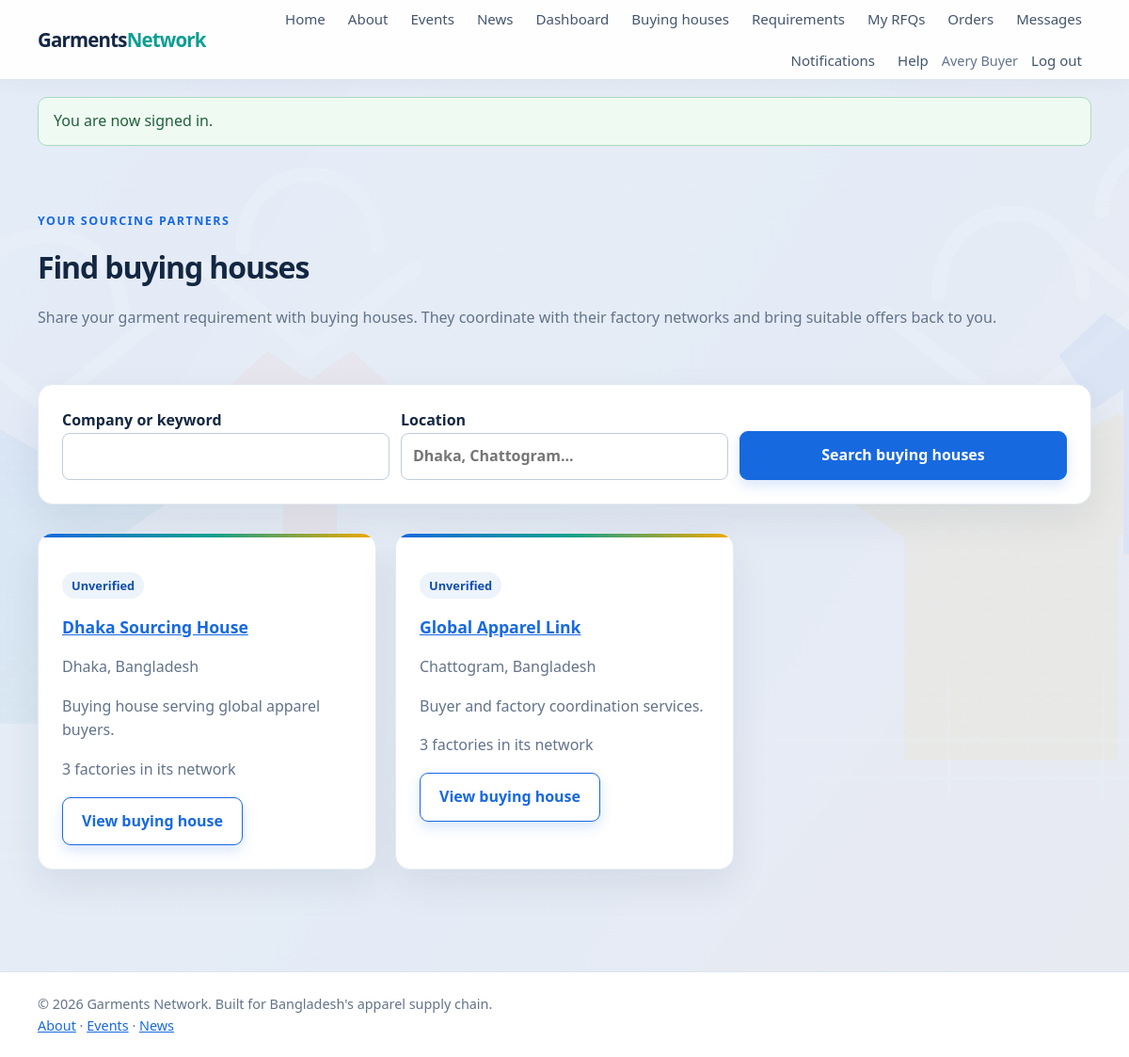
The page /buying_houses/index.php (signed in) on the database its author committed.
### tables this page shows
CREATE TABLE users (
    id BIGINT UNSIGNED AUTO_INCREMENT PRIMARY KEY,
    role_id TINYINT UNSIGNED NOT NULL,
    name VARCHAR(120) NOT NULL,
    email VARCHAR(190) NOT NULL UNIQUE,
    password_hash VARCHAR(255) NOT NULL,
    status ENUM('active', 'suspended') NOT NULL DEFAULT 'active',
    created_at TIMESTAMP NOT NULL DEFAULT CURRENT_TIMESTAMP,
    updated_at TIMESTAMP NOT NULL DEFAULT CURRENT_TIMESTAMP ON UPDATE CURRENT_TIMESTAMP,
    CONSTRAINT fk_users_role FOREIGN KEY (role_id) REFERENCES roles(id),
    INDEX idx_users_role_status (role_id, status)
);

CREATE TABLE companies (
    id BIGINT UNSIGNED AUTO_INCREMENT PRIMARY KEY,
    owner_user_id BIGINT UNSIGNED NOT NULL UNIQUE,
    name VARCHAR(190) NOT NULL,
    description TEXT NULL,
    location VARCHAR(190) NOT NULL,
    website VARCHAR(255) NULL,
    phone VARCHAR(40) NULL,
    logo_path VARCHAR(255) NULL,
    cover_image_path VARCHAR(255) NULL,
    capacity_per_month INT UNSIGNED NULL,
    moq INT UNSIGNED NULL,
    lead_time_days SMALLINT UNSIGNED NULL,
    verification_status ENUM('unverified', 'pending', 'verified', 'rejected') NOT NULL DEFAULT 'unverified',
    verification_remarks TEXT NULL,
    created_at TIMESTAMP NOT NULL DEFAULT CURRENT_TIMESTAMP,
    updated_at TIMESTAMP NOT NULL DEFAULT CURRENT_TIMESTAMP ON UPDATE CURRENT_TIMESTAMP,
    CONSTRAINT fk_companies_owner FOREIGN KEY (owner_user_id) REFERENCES users(id) ON DELETE CASCADE,
    INDEX idx_companies_location (location),
    INDEX idx_companies_verification (verification_status)
);

### includes/functions.php (called while the page is built, shortened)
<?php
function e(?string $value): string
{
    return htmlspecialchars($value ?? '', ENT_QUOTES | ENT_SUBSTITUTE, 'UTF-8');
}
function app_url(string $path = ''): string
{
    $projectRoot = realpath(__DIR__ . DIRECTORY_SEPARATOR . '..');
    $base = '';
    $scriptFile = isset($_SERVER['SCRIPT_FILENAME']) ? realpath($_SERVER['SCRIPT_FILENAME']) : false;
    $scriptName = str_replace('\\', '/', (string) ($_SERVER['SCRIPT_NAME'] ?? ''));
    if ($projectRoot !== false && $scriptFile !== false) {
        $normalizedRoot = rtrim(str_replace('\\', '/', $projectRoot), '/');
        $normalizedScript = str_replace('\\', '/', $scriptFile);
        $rootPrefix = $normalizedRoot . '/';
        if (stripos($normalizedScript, $rootPrefix) === 0) {
            $relativeScript = substr($normalizedScript, strlen($rootPrefix));
            if ($relativeScript !== '' && strlen($scriptName) >= strlen($relativeScript)) {
                $scriptSuffix = substr($scriptName, -strlen($relativeScript));
                if (strcasecmp($scriptSuffix, $relativeScript) === 0) {
                    $base = rtrim(substr($scriptName, 0, -strlen($relativeScript)), '/');
                }
            }
        }
        if ($base === '') {
            $documentRoot = isset($_SERVER['DOCUMENT_ROOT']) ? realpath($_SERVER['DOCUMENT_ROOT']) : false;
            $normalizedDocumentRoot = $documentRoot === false
                ? ''
                : rtrim(str_replace('\\', '/', $documentRoot), '/');
            $normalizedProject = str_replace('\\', '/', $projectRoot);
        }
    }
    $path = ltrim($path, '/');
    return $base . ($path === '' ? '' : '/' . $path);
}
function take_flash(): ?array
{
    $flash = $_SESSION['flash'];
    return $flash;
}

### includes/auth.php (called while the page is built, shortened)
<?php
require_once __DIR__ . '/db.php';
require_once __DIR__ . '/functions.php';
function current_user(): ?array
{
    static $checked = false;
    static $cachedUser = null;
    if ($checked) {
        return $cachedUser;
    }
    $checked = true;
    $statement = db()->prepare(
        'SELECT users.id, users.name, users.email, users.status, roles.slug AS role
         FROM users INNER JOIN roles ON roles.id = users.role_id
         WHERE users.id = :user_id LIMIT 1'
    );
    $statement->execute(['user_id' => $_SESSION['user']['id']]);
    $user = $statement->fetch();
    unset($user['status']);
    $cachedUser = $user;
    return $cachedUser;
}
function require_login(): void
{
    if (current_user() === null) {
        set_flash('error', 'Please sign in to continue.');
        redirect_to(app_url('auth/login.php'));
    }
}
function require_role(string ...$roles): void
{
    require_login();
}

### includes/db.php (called while the page is built, shortened)
<?php
function db(): PDO
{
    static $connection = null;
    if ($connection instanceof PDO) {
        return $connection;
    }
    $host = getenv('DB_HOST') ?: '127.0.0.1';
    $database = getenv('DB_NAME') ?: 'garments_network';
    $username = getenv('DB_USER') ?: 'root';
    $password = getenv('DB_PASSWORD') ?: '';
    $charset = 'utf8mb4';
    $dsn = "mysql:host={$host};dbname={$database};charset={$charset}";
    $connection = new PDO($dsn, $username, $password, [
        PDO::ATTR_ERRMODE => PDO::ERRMODE_EXCEPTION,
        PDO::ATTR_DEFAULT_FETCH_MODE => PDO::FETCH_ASSOC,
        PDO::ATTR_EMULATE_PREPARES => false,
    ]);
    return $connection;
}

### buying_houses/index.php (the view, shortened to what this page needs)
<?php
require_role('buyer');
$query = trim((string) ($_GET['q'] ?? ''));
$location = trim((string) ($_GET['location'] ?? ''));
$where = ["roles.slug = 'buying_house'"];
$parameters = [];
$statement = db()->prepare(
    'SELECT companies.id, companies.name, companies.location, companies.description,
            companies.verification_status,
            (SELECT COUNT(*) FROM buying_house_factories
             WHERE buying_house_factories.buying_house_company_id = companies.id) AS factory_count
     FROM companies
     INNER JOIN users ON users.id = companies.owner_user_id
     INNER JOIN roles ON roles.id = users.role_id
     WHERE ' . implode(' AND ', $where) . '
     ORDER BY companies.verification_status = \'verified\' DESC, companies.name
     LIMIT 100'
);
$statement->execute($parameters);
$buyingHouses = $statement->fetchAll();
require __DIR__ . '/../includes/header.php';
?>
<main class="container">
    <section class="page-heading">
        <p class="eyebrow">Your sourcing partners</p>
        <h1>Find buying houses</h1>
        <p>Share your garment requirement with buying houses. They coordinate with their factory networks and bring suitable offers back to you.</p>
    </section>
    <section class="card admin-section">
        <form class="filter-form" method="get" action="<?= e(app_url('buying_houses/index.php')) ?>">
            <label>Company or keyword<input name="q" value="<?= e($query) ?>" maxlength="120"></label>
            <label>Location<input name="location" value="<?= e($location) ?>" maxlength="120" placeholder="Dhaka, Chattogram..."></label>
            <button class="button" type="submit">Search buying houses</button>
        </form>
    </section>
    <section class="feature-grid">
        <?php foreach ($buyingHouses as $buyingHouse): ?>
            <article class="card">
                <p><span class="status-pill status-<?= e($buyingHouse['verification_status']) ?>"><?= e(ucfirst($buyingHouse['verification_status'])) ?></span></p>
                <h2><a href="<?= e(app_url('buying_houses/view.php?id=' . (int) $buyingHouse['id'])) ?>"><?= e($buyingHouse['name']) ?></a></h2>
                <p><?= e($buyingHouse['location']) ?></p>
                <p><?= e($buyingHouse['description'] ?? 'No company description provided.') ?></p>
                <p><?= (int) $buyingHouse['factory_count'] ?> factories in its network</p>
                <a class="button button-outline" href="<?= e(app_url('buying_houses/view.php?id=' . (int) $buyingHouse['id'])) ?>">View buying house</a>
            </article>
        <?php endforeach; ?>
    </section>
</main>
<?php require __DIR__ . '/../includes/footer.php'; ?>

### includes/header.php (shortened to what this page needs)
<?php
require_once __DIR__ . '/auth.php';
$signedInUser = current_user();
$flashMessage = take_flash();
?>
<!doctype html>
<html lang="en">
<head>
    <link rel="stylesheet" href="<?= e(app_url('assets/css/style.css')) ?>">
</head>
<body>
<header class="site-header">
    <div class="container nav-wrap">
        <a class="brand" href="<?= e(app_url('index.php')) ?>">Garments<span>Network</span></a>
        <nav aria-label="Main navigation">
            <a href="<?= e(app_url('index.php')) ?>">Home</a>
            <a href="<?= e(app_url('about.php')) ?>">About</a>
            <a href="<?= e(app_url('events/index.php')) ?>">Events</a>
            <a href="<?= e(app_url('news/index.php')) ?>">News</a>
            <?php if ($signedInUser !== null): ?>
                <a href="<?= e(app_url('dashboard.php')) ?>">Dashboard</a>
                <?php if ($signedInUser['role'] === 'admin'): ?>
                    <a href="<?= e(app_url('admin/index.php')) ?>">Admin panel</a>
                <?php elseif ($signedInUser['role'] === 'buyer'): ?>
                    <a href="<?= e(app_url('buying_houses/index.php')) ?>">Buying houses</a>
                    <a href="<?= e(app_url('requirements/index.php')) ?>">Requirements</a>
                    <a href="<?= e(app_url('buyer/rfqs.php')) ?>">My RFQs</a>
                    <a href="<?= e(app_url('buyer/orders.php')) ?>">Orders</a>
                    <a href="<?= e(app_url('messages/index.php')) ?>">Messages</a>
                <?php endif; ?>
                <?php
                $unreadStatement = db()->prepare('SELECT COUNT(*) FROM notifications WHERE user_id = :user_id AND read_at IS NULL');
                $unreadStatement->execute(['user_id' => $signedInUser['id']]);
                $unreadCount = (int) $unreadStatement->fetchColumn();
                ?>
                <a href="<?= e(app_url('notifications/index.php')) ?>">Notifications<?= $unreadCount > 0 ? ' (' . $unreadCount . ')' : '' ?></a>
                <a href="<?= e(app_url('complaints/index.php')) ?>">Help</a>
                <span class="nav-user"><?= e($signedInUser['name']) ?></span>
                <form class="nav-form" method="post" action="<?= e(app_url('auth/logout.php')) ?>">
                    <button class="link-button" type="submit">Log out</button>
                </form>
            <?php else: ?>
                <a href="<?= e(app_url('auth/login.php')) ?>">Log in</a>
                <a class="nav-cta" href="<?= e(app_url('auth/register.php')) ?>">Register</a>
            <?php endif; ?>
        </nav>
    </div>
</header>
<?php if ($flashMessage !== null): ?>
    <div class="container">
        <div class="alert alert-<?= e($flashMessage['type']) ?>" role="status"><?= e($flashMessage['message']) ?></div>
    </div>
<?php endif; ?>

### rows shown on the page
users: name "Avery Buyer"
companies: verification_status "Unverified", name "Dhaka Sourcing House", location "Dhaka, Bangladesh", description "Buying house serving global apparel buyers.", factory_count "3"
companies: verification_status "Unverified", name "Global Apparel Link", location "Chattogram, Bangladesh", description "Buyer and factory coordination services.", factory_count "3"

### other values the page prints
$flashMessage['message'] "You are now signed in."
